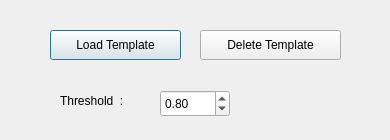
<?xml version="1.0" encoding="UTF-8"?>
<ui version="4.0">
 <class>DialogMatching</class>
 <widget class="QDialog" name="DialogMatching">
  <property name="geometry">
   <rect>
    <x>0</x>
    <y>0</y>
    <width>390</width>
    <height>140</height>
   </rect>
  </property>
  <property name="windowTitle">
   <string>Matching</string>
  </property>
  <widget class="QPushButton" name="pushButton">
   <property name="geometry">
    <rect>
     <x>50</x>
     <y>30</y>
     <width>131</width>
     <height>30</height>
    </rect>
   </property>
   <property name="text">
    <string>Load Template</string>
   </property>
  </widget>
  <widget class="QLabel" name="label">
   <property name="geometry">
    <rect>
     <x>70</x>
     <y>130</y>
     <width>731</width>
     <height>21</height>
    </rect>
   </property>
   <property name="text">
    <string/>
   </property>
  </widget>
  <widget class="QLabel" name="label_2">
   <property name="geometry">
    <rect>
     <x>20</x>
     <y>200</y>
     <width>461</width>
     <height>341</height>
    </rect>
   </property>
   <property name="text">
    <string/>
   </property>
  </widget>
  <widget class="QListWidget" name="listWidget">
   <property name="geometry">
    <rect>
     <x>490</x>
     <y>190</y>
     <width>421</width>
     <height>401</height>
    </rect>
   </property>
  </widget>
  <widget class="QPushButton" name="pushButton_2">
   <property name="geometry">
    <rect>
     <x>200</x>
     <y>30</y>
     <width>141</width>
     <height>30</height>
    </rect>
   </property>
   <property name="text">
    <string>Delete Template</string>
   </property>
  </widget>
  <widget class="QLabel" name="label_3">
   <property name="geometry">
    <rect>
     <x>60</x>
     <y>90</y>
     <width>101</width>
     <height>21</height>
    </rect>
   </property>
   <property name="text">
    <string>Threshold  :</string>
   </property>
  </widget>
  <widget class="QDoubleSpinBox" name="doubleSpinBox">
   <property name="geometry">
    <rect>
     <x>160</x>
     <y>90</y>
     <width>70</width>
     <height>27</height>
    </rect>
   </property>
   <property name="maximum">
    <double>1.000000000000000</double>
   </property>
   <property name="singleStep">
    <double>0.050000000000000</double>
   </property>
   <property name="value">
    <double>0.800000000000000</double>
   </property>
  </widget>
 </widget>
 <resources/>
 <connections/>
</ui>
